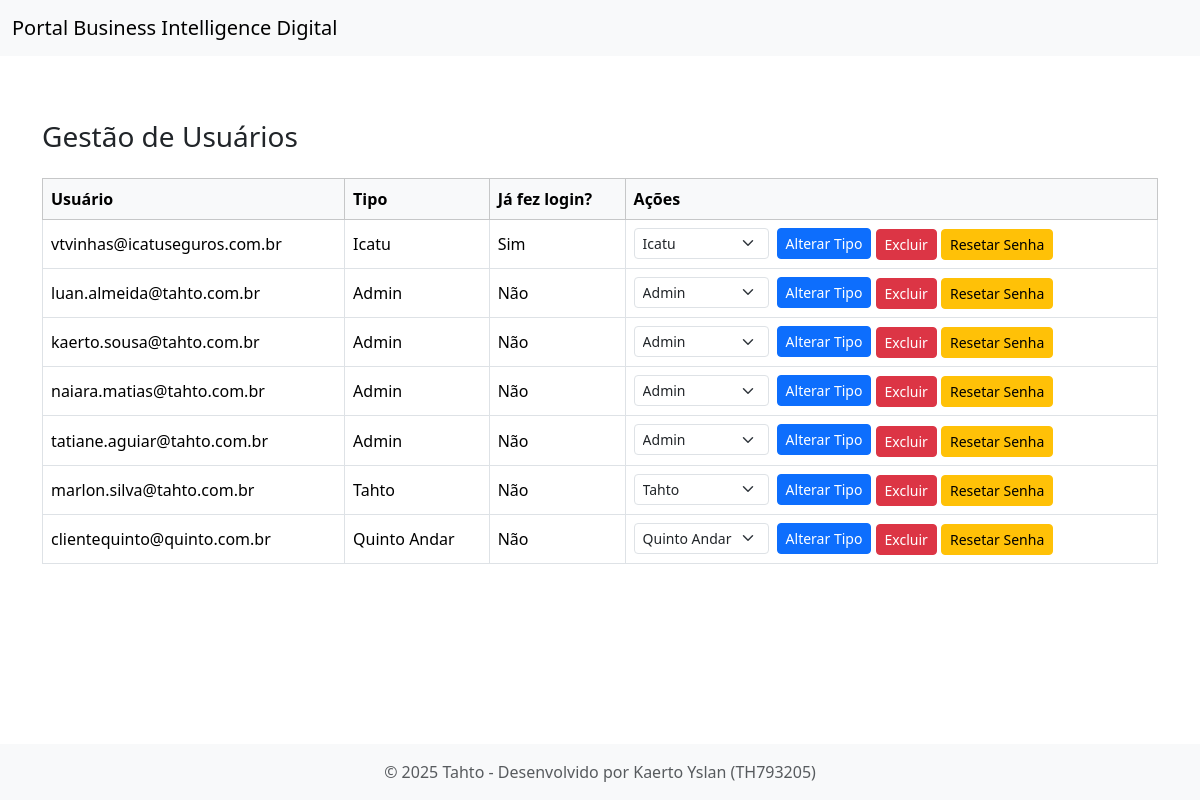
Page /gestao_usuarios on the earlier database version.
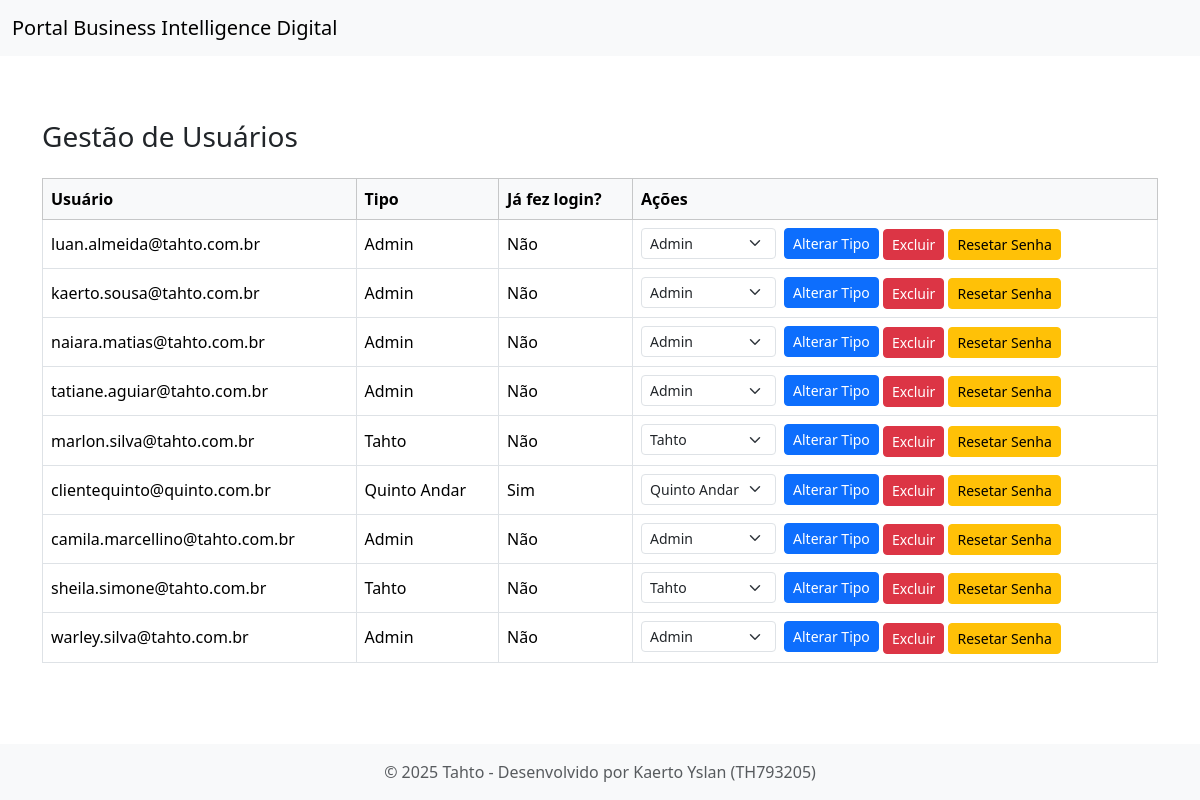
Same page on the later database version.
### tables this page shows
CREATE TABLE users (
	id INTEGER PRIMARY KEY AUTOINCREMENT,
	username TEXT NOT NULL,
	password_hash TEXT NOT NULL,
	tipo INTEGER
, first_login INTEGER DEFAULT 1);

CREATE TABLE tipo_usuario (
	classe TEXT NOT NULL
, tipo INTEGER);

### views.py (the view)
@app.route("/gestao_usuarios")
def gestao_usuarios():
    conn = get_db_connection()
    usuarios = conn.execute("""
        SELECT a.id, a.username, a.tipo, b.classe AS tipo_nome,
               CASE WHEN a.first_login = 1 THEN 'Não' ELSE 'Sim' END AS ja_fez_login
        FROM users a
        LEFT JOIN tipo_usuario b ON a.tipo = b.tipo
        where a.username <> 'admin'
    """).fetchall()
    conn.close()
    conn = get_db_connection()
    tipos = conn.execute("SELECT tipo, classe FROM tipo_usuario").fetchall()
    conn.close()
    usuarios = [dict(u) for u in usuarios]
    tipos = [(t['tipo'], t['classe']) for t in tipos]
    return render_template("gestao_usuarios.html", usuarios=usuarios, tipos=tipos)

### main.py (called while the page is built)
def get_db_connection():
    conn = sqlite3.connect(DB_PATH)
    conn.row_factory = sqlite3.Row
    return conn

### views.py (called while the page is built)
@app.before_request
def force_first_login():
    if current_user.is_authenticated:
        endpoint = request.endpoint or ""
        if current_user.first_login == 1 and endpoint not in (
            "logout", "login", "change_password_first_time", "static"
        ):
            return redirect(url_for("change_password_first_time"))

### templates/gestao_usuarios.html (shortened to what this page needs)
{% extends "base_admin.html" %}
{% block content %}
<div class="container mt-5">
    <h3 class="mb-4">Gestão de Usuários</h3>
    <table class="table table-bordered table-hover align-middle">
        <thead class="table-light">
            <tr>
                <th>Usuário</th>
                <th>Tipo</th>
                <th>Já fez login?</th>
                <th>Ações</th>
            </tr>
        </thead>
        <tbody>
            {% if usuarios %}
                {% for user in usuarios %}
                <tr>
                    <td>{{ user.username }}</td>
                    <td>{{ user.tipo_nome }}</td>
                    <td>{{ user.ja_fez_login }}</td>
                    <td>
                        <form method="post" action="{{ url_for('alterar_tipo', user_id=user.id) }}" class="d-inline-flex align-items-center">
                            <select name="novo_tipo" class="form-select form-select-sm me-2" style="width: auto;" required>
                                {% for tipo, classe in tipos %}
                                    <option value="{{ tipo }}" {% if tipo == user.tipo %}selected{% endif %}>{{ classe }}</option>
                                {% endfor %}
                            </select>
                            <button type="submit" class="btn btn-primary btn-sm">Alterar Tipo</button>
                        </form>
                        <form method="post" action="{{ url_for('excluir_usuario', user_id=user.id) }}" class="d-inline mb-1">
                            <button type="submit" class="btn btn-danger btn-sm" onclick="return confirm('Tem certeza que deseja excluir este usuário?');">Excluir</button>
                        </form>
                        <form method="post" action="{{ url_for('resetar_senha', user_id=user.id) }}" class="d-inline">
                            <button type="submit" class="btn btn-warning btn-sm">Resetar Senha</button>
                        </form>
                    </td>
                </tr>
                {% endfor %}
            {% else %}
                <tr>
                    <td colspan="4" class="text-center">Nenhum usuário carregado</td>
                </tr>
            {% endif %}
        </tbody>
    </table>
</div>
{% endblock %}

### templates/base_admin.html (shortened to what this page needs)
<!doctype html>
<html lang="pt-br">
<head>
  <link href="https://cdn.jsdelivr.net/npm/bootstrap@5.3.2/dist/css/bootstrap.min.css" rel="stylesheet">
  <link href="https://cdn.jsdelivr.net/npm/bootstrap-icons@1.11.1/font/bootstrap-icons.css" rel="stylesheet">
</head>
<body>
  <nav class="navbar navbar-expand-lg navbar-light bg-light">
    <div class="container-fluid d-flex justify-content-between align-items-center">
      <a class="navbar-brand mb-0" href="{{ url_for('index') }}">
        Portal Business Intelligence Digital
      </a>
    </div>
  </nav>
  <div class="container-fluid content-wrapper">
    <div class="main-content" id="mainContent">
      {% block content %}{% endblock %}
    </div>
  </div>
  <footer class="bg-light text-center text-muted py-3">
    <div class="container">
      © 2025 Tahto - Desenvolvido por Kaerto Yslan (TH793205)
    </div>
  </footer>
</body>
</html>

### templates/base_admin.html (style rules this page uses)
html, body { height: 100%; margin: 0; padding: 0; }
body { display: flex; flex-direction: column; }
.navbar { flex-shrink: 0; margin: 0; border-radius: 0; }
.content-wrapper { flex: 1; display: flex; margin: 0; padding: 0; transition: all 0.3s ease; }
.main-content { flex: 1; padding: 1rem; transition: margin-left 0.3s; }
footer { margin: 0; border-radius: 0; }

Differences in the rows shown:
removed users: username "vtvinhas@icatuseguros.com.br", tipo_nome "Icatu", ja_fez_login "Sim", novo_tipo "Icatu"
changed users "clientequinto@quinto.com.br": ja_fez_login "Não" → "Sim"
added users: username "camila.marcellino@tahto.com.br", tipo_nome "Admin", ja_fez_login "Não", novo_tipo "Admin"
added users: username "sheila.simone@tahto.com.br", tipo_nome "Tahto", ja_fez_login "Não", novo_tipo "Tahto"
added users: username "warley.silva@tahto.com.br", tipo_nome "Admin", ja_fez_login "Não", novo_tipo "Admin"
